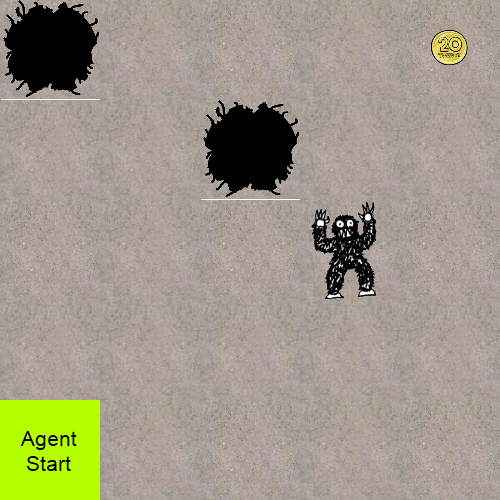

Below is a game level as drawn by its tile map, then a one-line description and the .tmx file that defines it, in full:
An orthogonal 5x5 tile map with 100x100 px tiles, 2 tile layers (terrain, world), 2 tilesets.

<map version="1.0" orientation="orthogonal" width="5" height="5" tilewidth="100" tileheight="100">
 <tileset firstgid="1" name="groundTileSet" tilewidth="100" tileheight="100">
  <image source="groundTileSet.png" width="200" height="100" />
 </tileset>
 <tileset firstgid="3" name="wumpusTileSet" tilewidth="100" tileheight="100">
  <image source="wumpusTileSet.png" width="400" height="100" />
 </tileset>
 <layer name="terrain" width="5" height="5">
  <data encoding="csv">
1,1,1,1,1,
1,1,1,1,1,
1,1,1,1,1,
1,1,1,1,1,
1,1,1,1,1
</data>
 </layer>
 <layer name="world" width="5" height="5">
  <data encoding="csv">
4,0,0,0,5,
0,0,4,0,0,
0,0,0,3,0,
0,0,0,0,0,
6,0,0,0,7
</data>
 </layer>
</map>